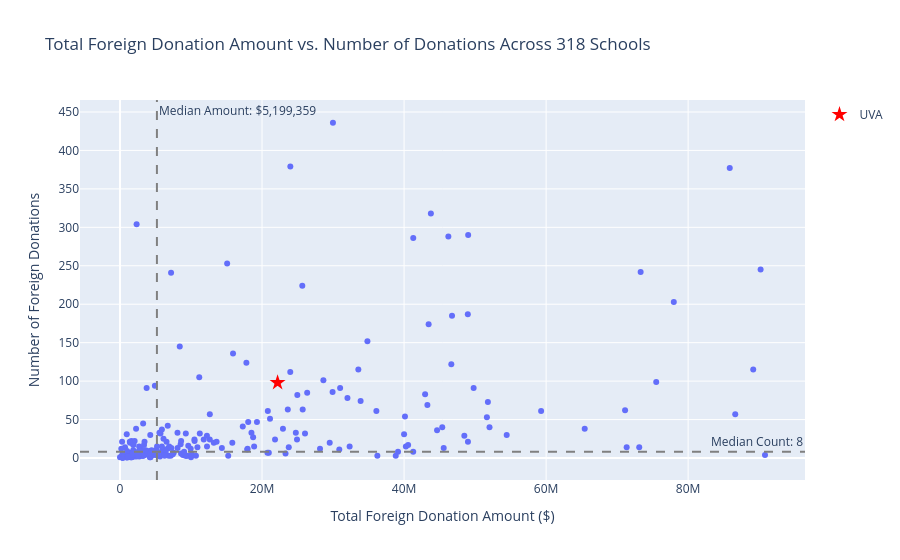

Write notebook code for a chart like this one.
### Code cell
scatter_plt2 = px.scatter(
    df_for_plot,
    x="total_donation_amount",
    y="total_donations",
    hover_name="Institution Name",
    title=f"Total Foreign Donation Amount vs. Number of Donations Across 318 Schools",
    labels={
        "total_donation_amount": "Total Foreign Donation Amount ($)",
        "total_donations": "Number of Foreign Donations"
    }
)
median_x = df_for_plot["total_donation_amount"].median()
median_y = df_for_plot["total_donations"].median()

scatter_plt2.add_vline(
    x=median_x, line_dash="dash", line_color="gray",
    annotation_text=f"Median Amount: ${median_x:,.0f}", annotation_position="top right"
)
scatter_plt2.add_hline(
    y=median_y, line_dash="dash", line_color="gray",
    annotation_text=f"Median Count: {median_y:,.0f}", annotation_position="top right"
)

scatter_plt2.add_trace(go.Scatter(x=uva["total_donation_amount"], y=uva["total_donations"], mode="markers", name="UVA", marker=dict(size=12, color="red", symbol="star")))

scatter_plt2.show()

### Figure 1 — Plotly figure (JSON) as saved in the notebook; plotly's stock layout.template omitted (floating-point values rounded to 4 significant figures; data arrays with more than 128 entries replaced by an {"elided": "..."} marker saying what was removed)
{"data": [{"hovertemplate": "<b>%{hovertext}</b><br><br>Total Foreign Donation Amount ($)=%{x}<br>Number of Foreign Donations=%{y}<extra></extra>", "hovertext": {"elided": "286 str values"}, "legendgroup": "", "marker": {"color": "#636efa", "symbol": "circle"}, "mode": "markers", "name": "", "orientation": "v", "showlegend": false, "type": "scatter", "x": {"elided": "286 int values"}, "xaxis": "x", "y": {"elided": "286 int values"}, "yaxis": "y"}, {"marker": {"color": "red", "size": 12, "symbol": "star"}, "mode": "markers", "name": "UVA", "type": "scatter", "x": [22189238], "y": [98]}], "layout": {"annotations": [{"showarrow": false, "text": "Median Amount: $5,199,359", "x": 5199359, "xanchor": "left", "xref": "x", "y": 1, "yanchor": "top", "yref": "y domain"}, {"showarrow": false, "text": "Median Count: 8", "x": 1, "xanchor": "right", "xref": "x domain", "y": 8, "yanchor": "bottom", "yref": "y"}], "legend": {"tracegroupgap": 0}, "shapes": [{"line": {"color": "gray", "dash": "dash"}, "type": "line", "x0": 5199359, "x1": 5199359, "xref": "x", "y0": 0, "y1": 1, "yref": "y domain"}, {"line": {"color": "gray", "dash": "dash"}, "type": "line", "x0": 0, "x1": 1, "xref": "x domain", "y0": 8, "y1": 8, "yref": "y"}], "title": {"text": "Total Foreign Donation Amount vs. Number of Donations Across 318 Schools"}, "xaxis": {"anchor": "y", "domain": [0, 1], "title": {"text": "Total Foreign Donation Amount ($)"}}, "yaxis": {"anchor": "x", "domain": [0, 1], "title": {"text": "Number of Foreign Donations"}}}}
